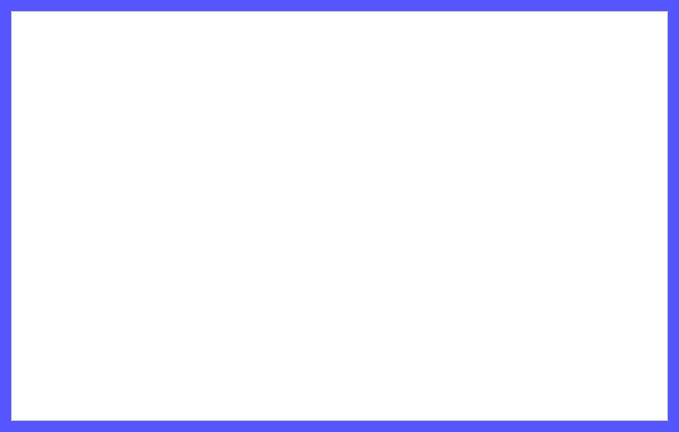
<?xml version="1.0" encoding="UTF-8"?>
<ui version="4.0">
 <class>FrontMessageShow</class>
 <widget class="QWidget" name="FrontMessageShow">
  <property name="geometry">
   <rect>
    <x>0</x>
    <y>0</y>
    <width>679</width>
    <height>432</height>
   </rect>
  </property>
  <property name="sizePolicy">
   <sizepolicy hsizetype="Expanding" vsizetype="Expanding">
    <horstretch>0</horstretch>
    <verstretch>0</verstretch>
   </sizepolicy>
  </property>
  <property name="windowTitle">
   <string>Form</string>
  </property>
  <property name="styleSheet">
   <string notr="true">background-color: rgb(85, 85, 255);</string>
  </property>
  <layout class="QGridLayout" name="gridLayout">
   <item row="0" column="0">
    <widget class="QPlainTextEdit" name="plainTextEdit">
     <property name="styleSheet">
      <string notr="true">background-color: rgb(255, 255, 255);</string>
     </property>
    </widget>
   </item>
  </layout>
 </widget>
 <resources/>
 <connections/>
</ui>
